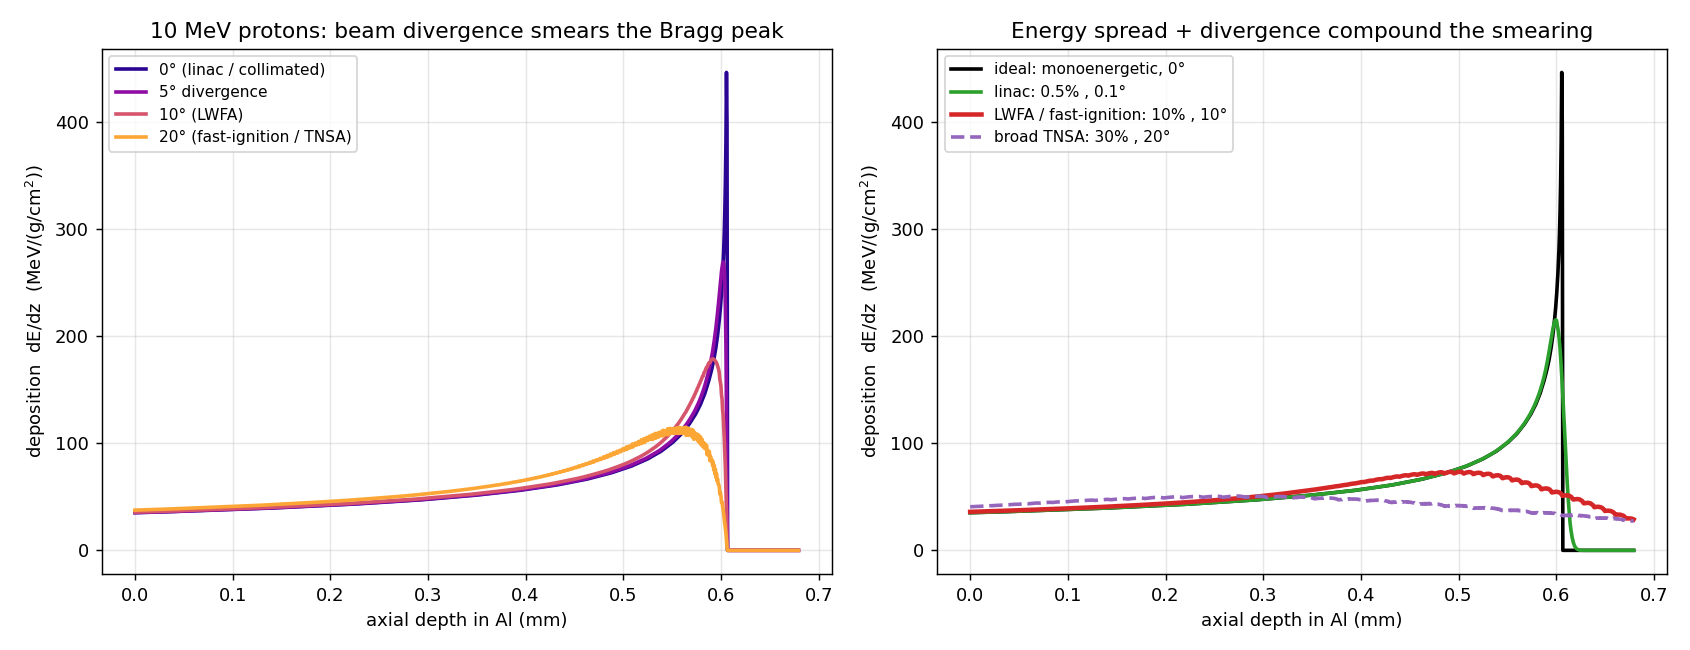

Source code (Python):
"""
divergence_spread.py -- how finite beam divergence (and the combination of
energy spread + divergence) smears the energy-deposition profile.

A ray launched at polar angle theta from the beam axis reaches axial depth
z = s*cos(theta) after pathlength s, and deposits dE/dz = S(E(s))/cos(theta).
Its Bragg peak therefore lands at a shallower axial depth R*cos(theta) and the
ensemble over a divergence distribution smears the peak -- the geometric analog
of energy spread.  We model the divergence as a 2-D Gaussian angular
distribution (Rayleigh polar angle, rms half-angle theta_rms).

Regimes:
  linac / RF accel.  : <~0.1 deg, sub-% energy spread       -> essentially sharp
  LWFA / fast-ignition proton beams : ~5-20 deg, 5-30% energy spread -> washed out
  fusion-born ions   : isotropic (4 pi), thermal energy spread, distributed
                       birth radii -> deposition is fully volumetric (text).
"""
import numpy as np
import matplotlib
matplotlib.use('Agg')
import matplotlib.pyplot as plt
from scipy import integrate, interpolate

NA, A, RHO = 6.022e23, 26.98, 2.70
CONV = NA / A * 1e-21
E0 = 10.0

d = np.loadtxt('/tmp/rng_Al/dedx_nuc.dat', comments='#')
E = d[:, 0]; S = d[:, 3] * CONV
R = integrate.cumulative_trapezoid(1.0 / S, E, initial=0.0)
R_of_E = interpolate.interp1d(E, R, bounds_error=False, fill_value=(0.0, R[-1]))
E_of_R = interpolate.interp1d(R, E, bounds_error=False, fill_value=(0.0, E[-1]))
S_of_E = interpolate.interp1d(E, S, bounds_error=False, fill_value=0.0)
R0 = float(R_of_E(E0))


def dep_axial(E0v, z, cth):
    """deposition per axial depth at axial z for a ray of energy E0v, cos(theta)=cth."""
    s = z / cth
    Rres = R_of_E(E0v) - s
    return np.where(Rres > 0, S_of_E(E_of_R(np.clip(Rres, 0, None))) / cth, 0.0)


def smear(E0v, sE, thrms_deg, z, nth=120, nE=81):
    """deposition vs axial depth z, averaged over Gaussian energy spread sE and
    Rayleigh divergence with rms half-angle thrms_deg."""
    # divergence quadrature (Rayleigh: P(th) ~ th exp(-th^2/thrms^2))
    thr = np.radians(max(thrms_deg, 1e-4))
    th = np.linspace(0, 3.2 * thr, nth)
    wth = th * np.exp(-(th / thr)**2) if thrms_deg > 1e-3 else None
    cth = np.cos(th)
    # energy quadrature (Gaussian)
    if sE > 0:
        g = np.linspace(-4, 4, nE); wE = np.exp(-0.5 * g * g); Es = E0v * (1 + sE * g)
    else:
        g = [0.0]; wE = np.array([1.0]); Es = np.array([E0v])
    out = np.zeros_like(z); wsum = 0.0
    for wEi, Ei in zip(wE, Es):
        Ei = max(Ei, 1e-3)
        if thrms_deg <= 1e-3:
            out += wEi * dep_axial(Ei, z, 1.0); wsum += wEi
        else:
            for wt, ct in zip(wth, cth):
                out += wEi * wt * dep_axial(Ei, z, ct); wsum += wEi * wt
    return out / wsum


z = np.linspace(0, R0 * 1.12, 1200)
zmm = z / RHO * 10.0

fig, (axL, axR) = plt.subplots(1, 2, figsize=(13, 5))

# (a) pure divergence, monoenergetic
divs = [0.0, 5.0, 10.0, 20.0]
labs = ['0° (linac / collimated)', '5° divergence', '10° (LWFA)', '20° (fast-ignition / TNSA)']
cmap = plt.cm.plasma(np.linspace(0.05, 0.8, len(divs)))
for c, dv, lab in zip(cmap, divs, labs):
    axL.plot(zmm, smear(E0, 0.0, dv, z), color=c, lw=2, label=lab)
axL.set_xlabel('axial depth in Al (mm)'); axL.set_ylabel('deposition  dE/dz  (MeV/(g/cm$^2$))')
axL.set_title('10 MeV protons: beam divergence smears the Bragg peak')
axL.legend(fontsize=8.5); axL.grid(alpha=.3)

# (b) realistic source combinations: energy spread + divergence
axR.plot(zmm, smear(E0, 0.0, 0.0, z), 'k-', lw=2, label='ideal: monoenergetic, 0°')
axR.plot(zmm, smear(E0, 0.005, 0.1, z), color='tab:green', lw=2, label='linac: 0.5% , 0.1°')
axR.plot(zmm, smear(E0, 0.10, 10.0, z), color='tab:red', lw=2.5, label='LWFA / fast-ignition: 10% , 10°')
axR.plot(zmm, smear(E0, 0.30, 20.0, z), color='tab:purple', lw=2, ls='--', label='broad TNSA: 30% , 20°')
axR.set_xlabel('axial depth in Al (mm)'); axR.set_ylabel('deposition  dE/dz  (MeV/(g/cm$^2$))')
axR.set_title('Energy spread + divergence compound the smearing')
axR.legend(fontsize=8.5); axR.grid(alpha=.3)

fig.tight_layout(); fig.savefig('divergence_spread.pdf'); fig.savefig('divergence_spread.png', dpi=130)
print('wrote divergence_spread.pdf / .png\n')


def stats(prof):
    pk = prof.max(); ip = prof.argmax()
    half = pk / 2; ab = np.where(prof > half)[0]
    return pk, zmm[ip], (zmm[ab[-1]] - zmm[ab[0]] if len(ab) > 1 else 0)


print(' divergence (mono)   peak   peak_depth(mm)  FWHM(mm)')
for dv, lab in zip(divs, labs):
    pk, pd, fw = stats(smear(E0, 0.0, dv, z))
    print('  %-22s %6.1f   %.4f       %.4f' % (lab, pk, pd, fw))
print('\n combined source       peak   peak_depth(mm)  FWHM(mm)')
for sE, dv, lab in [(0, 0, 'ideal'), (0.005, 0.1, 'linac'), (0.10, 10, 'LWFA'), (0.30, 20, 'TNSA')]:
    pk, pd, fw = stats(smear(E0, sE, dv, z))
    print('  %-20s %6.1f   %.4f       %.4f' % (lab, pk, pd, fw))
